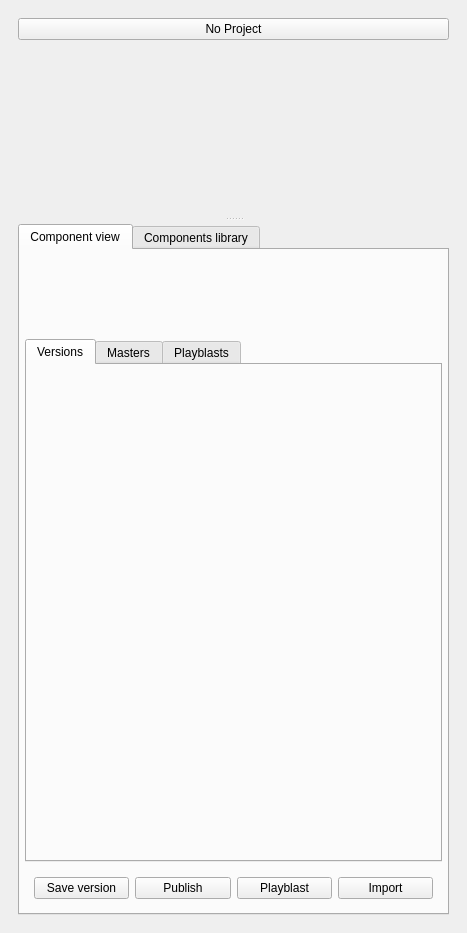
<?xml version="1.0" encoding="UTF-8"?>
<ui version="4.0">
 <class>MainWindow</class>
 <widget class="QMainWindow" name="MainWindow">
  <property name="geometry">
   <rect>
    <x>0</x>
    <y>0</y>
    <width>467</width>
    <height>933</height>
   </rect>
  </property>
  <property name="sizePolicy">
   <sizepolicy hsizetype="Preferred" vsizetype="Preferred">
    <horstretch>0</horstretch>
    <verstretch>0</verstretch>
   </sizepolicy>
  </property>
  <property name="windowTitle">
   <string>Pipeline</string>
  </property>
  <widget class="QWidget" name="centralwidget">
   <property name="sizePolicy">
    <sizepolicy hsizetype="Expanding" vsizetype="Expanding">
     <horstretch>0</horstretch>
     <verstretch>0</verstretch>
    </sizepolicy>
   </property>
   <layout class="QVBoxLayout" name="verticalLayout_6">
    <property name="spacing">
     <number>6</number>
    </property>
    <item>
     <widget class="QWidget" name="control_widget" native="true">
      <layout class="QHBoxLayout" name="horizontalLayout">
       <property name="spacing">
        <number>6</number>
       </property>
       <item>
        <widget class="QPushButton" name="projects_pushButton">
         <property name="text">
          <string>No Project</string>
         </property>
        </widget>
       </item>
      </layout>
     </widget>
    </item>
    <item>
     <widget class="QWidget" name="widget_7" native="true">
      <layout class="QVBoxLayout" name="verticalLayout_5">
       <item>
        <widget class="QSplitter" name="splitter">
         <property name="orientation">
          <enum>Qt::Vertical</enum>
         </property>
         <property name="handleWidth">
          <number>10</number>
         </property>
         <widget class="QWidget" name="navigation_widget" native="true">
          <property name="sizePolicy">
           <sizepolicy hsizetype="Preferred" vsizetype="Preferred">
            <horstretch>0</horstretch>
            <verstretch>0</verstretch>
           </sizepolicy>
          </property>
          <property name="minimumSize">
           <size>
            <width>0</width>
            <height>150</height>
           </size>
          </property>
          <layout class="QVBoxLayout" name="navigation_widgetLayout"/>
         </widget>
         <widget class="QTabWidget" name="tabWidget">
          <property name="tabPosition">
           <enum>QTabWidget::North</enum>
          </property>
          <property name="tabShape">
           <enum>QTabWidget::Rounded</enum>
          </property>
          <property name="currentIndex">
           <number>0</number>
          </property>
          <widget class="QWidget" name="tab">
           <attribute name="title">
            <string>Component view</string>
           </attribute>
           <layout class="QVBoxLayout" name="verticalLayout_2">
            <property name="leftMargin">
             <number>5</number>
            </property>
            <property name="topMargin">
             <number>5</number>
            </property>
            <property name="rightMargin">
             <number>5</number>
            </property>
            <property name="bottomMargin">
             <number>5</number>
            </property>
            <item>
             <widget class="QWidget" name="stage_widget" native="true">
              <property name="minimumSize">
               <size>
                <width>0</width>
                <height>0</height>
               </size>
              </property>
              <layout class="QVBoxLayout" name="verticalLayout_3">
               <property name="leftMargin">
                <number>0</number>
               </property>
               <property name="topMargin">
                <number>5</number>
               </property>
               <property name="rightMargin">
                <number>0</number>
               </property>
               <property name="bottomMargin">
                <number>0</number>
               </property>
               <item>
                <widget class="QWidget" name="widget_2" native="true">
                 <property name="sizePolicy">
                  <sizepolicy hsizetype="Preferred" vsizetype="Maximum">
                   <horstretch>0</horstretch>
                   <verstretch>0</verstretch>
                  </sizepolicy>
                 </property>
                 <property name="minimumSize">
                  <size>
                   <width>0</width>
                   <height>24</height>
                  </size>
                 </property>
                 <layout class="QHBoxLayout" name="horizontalLayout_2">
                  <property name="spacing">
                   <number>10</number>
                  </property>
                  <property name="leftMargin">
                   <number>0</number>
                  </property>
                  <property name="topMargin">
                   <number>0</number>
                  </property>
                  <property name="rightMargin">
                   <number>0</number>
                  </property>
                  <property name="bottomMargin">
                   <number>0</number>
                  </property>
                 </layout>
                </widget>
               </item>
               <item>
                <widget class="QWidget" name="widget_3" native="true">
                 <property name="sizePolicy">
                  <sizepolicy hsizetype="Preferred" vsizetype="Maximum">
                   <horstretch>0</horstretch>
                   <verstretch>0</verstretch>
                  </sizepolicy>
                 </property>
                 <property name="minimumSize">
                  <size>
                   <width>0</width>
                   <height>0</height>
                  </size>
                 </property>
                 <layout class="QHBoxLayout" name="component_data_horizontalLayout">
                  <property name="spacing">
                   <number>10</number>
                  </property>
                  <property name="leftMargin">
                   <number>0</number>
                  </property>
                  <property name="topMargin">
                   <number>5</number>
                  </property>
                  <property name="rightMargin">
                   <number>0</number>
                  </property>
                  <property name="bottomMargin">
                   <number>0</number>
                  </property>
                  <item>
                   <widget class="QWidget" name="widget" native="true">
                    <property name="sizePolicy">
                     <sizepolicy hsizetype="Maximum" vsizetype="Maximum">
                      <horstretch>0</horstretch>
                      <verstretch>0</verstretch>
                     </sizepolicy>
                    </property>
                    <property name="minimumSize">
                     <size>
                      <width>0</width>
                      <height>0</height>
                     </size>
                    </property>
                    <property name="maximumSize">
                     <size>
                      <width>10000000</width>
                      <height>100</height>
                     </size>
                    </property>
                    <layout class="QVBoxLayout" name="verticalLayout">
                     <item alignment="Qt::AlignTop">
                      <widget class="QWidget" name="widget_5" native="true">
                       <property name="minimumSize">
                        <size>
                         <width>0</width>
                         <height>20</height>
                        </size>
                       </property>
                       <layout class="QHBoxLayout" name="horizontalLayout_3">
                        <property name="spacing">
                         <number>10</number>
                        </property>
                        <property name="leftMargin">
                         <number>0</number>
                        </property>
                        <property name="topMargin">
                         <number>0</number>
                        </property>
                        <property name="rightMargin">
                         <number>0</number>
                        </property>
                        <property name="bottomMargin">
                         <number>0</number>
                        </property>
                       </layout>
                      </widget>
                     </item>
                    </layout>
                   </widget>
                  </item>
                 </layout>
                </widget>
               </item>
               <item>
                <widget class="QTabWidget" name="stage_tabWidget">
                 <property name="sizePolicy">
                  <sizepolicy hsizetype="Preferred" vsizetype="Preferred">
                   <horstretch>0</horstretch>
                   <verstretch>0</verstretch>
                  </sizepolicy>
                 </property>
                 <property name="currentIndex">
                  <number>0</number>
                 </property>
                 <property name="elideMode">
                  <enum>Qt::ElideMiddle</enum>
                 </property>
                 <widget class="QWidget" name="versionsTab">
                  <property name="sizePolicy">
                   <sizepolicy hsizetype="Preferred" vsizetype="Preferred">
                    <horstretch>0</horstretch>
                    <verstretch>0</verstretch>
                   </sizepolicy>
                  </property>
                  <property name="minimumSize">
                   <size>
                    <width>0</width>
                    <height>100</height>
                   </size>
                  </property>
                  <attribute name="title">
                   <string>Versions</string>
                  </attribute>
                  <layout class="QVBoxLayout" name="versionsTabLayout">
                   <property name="spacing">
                    <number>6</number>
                   </property>
                  </layout>
                 </widget>
                 <widget class="QWidget" name="mastersTab">
                  <property name="sizePolicy">
                   <sizepolicy hsizetype="Preferred" vsizetype="Preferred">
                    <horstretch>0</horstretch>
                    <verstretch>0</verstretch>
                   </sizepolicy>
                  </property>
                  <property name="minimumSize">
                   <size>
                    <width>0</width>
                    <height>100</height>
                   </size>
                  </property>
                  <attribute name="title">
                   <string>Masters</string>
                  </attribute>
                  <layout class="QVBoxLayout" name="mastersTabLayout">
                   <property name="spacing">
                    <number>6</number>
                   </property>
                  </layout>
                 </widget>
                 <widget class="QWidget" name="playblastsTab">
                  <property name="sizePolicy">
                   <sizepolicy hsizetype="Preferred" vsizetype="Preferred">
                    <horstretch>0</horstretch>
                    <verstretch>0</verstretch>
                   </sizepolicy>
                  </property>
                  <property name="minimumSize">
                   <size>
                    <width>0</width>
                    <height>100</height>
                   </size>
                  </property>
                  <attribute name="title">
                   <string>Playblasts</string>
                  </attribute>
                  <layout class="QVBoxLayout" name="playblastsTabLayout">
                   <property name="spacing">
                    <number>6</number>
                   </property>
                  </layout>
                 </widget>
                </widget>
               </item>
               <item>
                <widget class="QWidget" name="widget_4" native="true">
                 <property name="sizePolicy">
                  <sizepolicy hsizetype="Preferred" vsizetype="Maximum">
                   <horstretch>0</horstretch>
                   <verstretch>0</verstretch>
                  </sizepolicy>
                 </property>
                 <property name="minimumSize">
                  <size>
                   <width>0</width>
                   <height>30</height>
                  </size>
                 </property>
                 <layout class="QHBoxLayout" name="horizontalLayout_5" stretch="0,0,0,0">
                  <property name="spacing">
                   <number>6</number>
                  </property>
                  <item>
                   <widget class="QPushButton" name="save_version_pushButton">
                    <property name="text">
                     <string>Save version</string>
                    </property>
                   </widget>
                  </item>
                  <item>
                   <widget class="QPushButton" name="save_master_pushButton">
                    <property name="text">
                     <string>Publish</string>
                    </property>
                   </widget>
                  </item>
                  <item>
                   <widget class="QPushButton" name="playblast_pushButton">
                    <property name="text">
                     <string>Playblast</string>
                    </property>
                   </widget>
                  </item>
                  <item>
                   <widget class="QPushButton" name="import_version_pushButton">
                    <property name="text">
                     <string>Import</string>
                    </property>
                   </widget>
                  </item>
                 </layout>
                </widget>
               </item>
              </layout>
             </widget>
            </item>
           </layout>
          </widget>
          <widget class="QWidget" name="tab_5">
           <property name="minimumSize">
            <size>
             <width>0</width>
             <height>100</height>
            </size>
           </property>
           <attribute name="title">
            <string>Components library</string>
           </attribute>
           <layout class="QVBoxLayout" name="verticalLayout_4">
            <property name="spacing">
             <number>-1</number>
            </property>
            <property name="leftMargin">
             <number>0</number>
            </property>
            <property name="topMargin">
             <number>5</number>
            </property>
            <property name="rightMargin">
             <number>0</number>
            </property>
            <property name="bottomMargin">
             <number>0</number>
            </property>
           </layout>
          </widget>
         </widget>
        </widget>
       </item>
      </layout>
     </widget>
    </item>
   </layout>
  </widget>
  <widget class="QMenuBar" name="menuBar">
   <property name="geometry">
    <rect>
     <x>0</x>
     <y>0</y>
     <width>467</width>
     <height>22</height>
    </rect>
   </property>
  </widget>
  <action name="actionNew_Catagory">
   <property name="text">
    <string>New Catagory</string>
   </property>
  </action>
  <action name="actionDelete_Catagory">
   <property name="text">
    <string>Delete Catagory</string>
   </property>
   <property name="toolTip">
    <string>Delete Catagory</string>
   </property>
  </action>
  <action name="actionAbout">
   <property name="text">
    <string>About Pipeline</string>
   </property>
  </action>
  <action name="actionFiles_repath">
   <property name="text">
    <string>Relink textures</string>
   </property>
  </action>
  <action name="actionDocumentation">
   <property name="text">
    <string>Documentation</string>
   </property>
  </action>
  <action name="actionCollect_component">
   <property name="text">
    <string>Collect component</string>
   </property>
  </action>
  <action name="playblast_shot_options">
   <property name="text">
    <string>Playblast options</string>
   </property>
  </action>
  <action name="actionBug_reports">
   <property name="checkable">
    <bool>true</bool>
   </property>
   <property name="checked">
    <bool>true</bool>
   </property>
   <property name="text">
    <string>Show bug reports</string>
   </property>
   <property name="toolTip">
    <string>Show bug reports</string>
   </property>
  </action>
  <action name="actionCheck_for_updates">
   <property name="text">
    <string>Check for updates</string>
   </property>
  </action>
  <action name="actionDocumentation_2">
   <property name="text">
    <string>Documentation</string>
   </property>
  </action>
  <action name="actionAbout_2">
   <property name="text">
    <string>About</string>
   </property>
  </action>
  <action name="actionActivate">
   <property name="text">
    <string>Activate...</string>
   </property>
  </action>
  <action name="actionCreate_dummys">
   <property name="text">
    <string>create dummys</string>
   </property>
  </action>
 </widget>
 <resources/>
 <connections/>
</ui>
